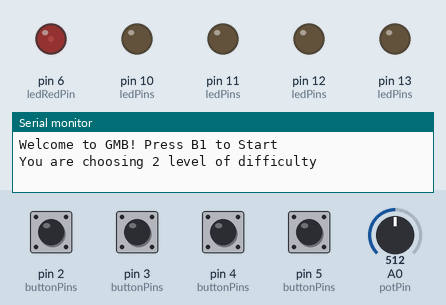
The sketch below on a simulated Arduino Uno, built with avr-gcc and run on an emulated ATmega328P. Parts: output pins drawn as LEDs (lit = HIGH), the last lines printed to the serial monitor. The inputs (shaded band) are chosen by the test bench; at power-on: pin 2 (buttonPins), pin 3 (buttonPins), pin 4 (buttonPins), pin 5 (buttonPins) LOW, A0 (potPin) = 512. Random numbers use the default seed unless the sketch sets one.

Above: at 1.28 s.
1.3 s: pin 2 (buttonPins) pulled HIGH for 0.25 s
At 2.4 s:
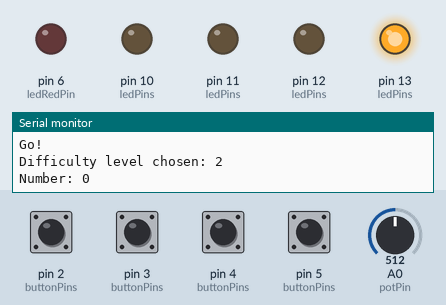
3.0 s: pin 3 (buttonPins) pulled HIGH for 1 s
At 4.3 s:
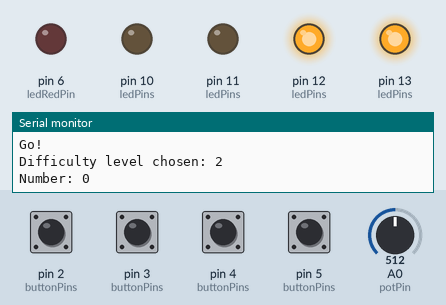
5.5 s: pin 4 (buttonPins) pulled HIGH for 0.25 s
At 5.61 s:
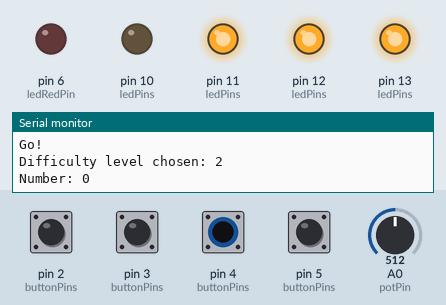
7.2 s: pin 5 (buttonPins) pulled HIGH for 0.25 s
At 7.31 s:
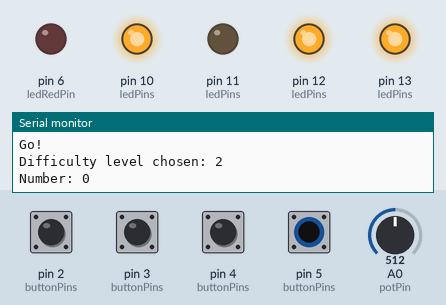
10.4 s: pin 3 (buttonPins) pulled HIGH for 0.25 s
Timing chart, 0 to 23.3 s (numbered marks = the images above; inputs shaded):
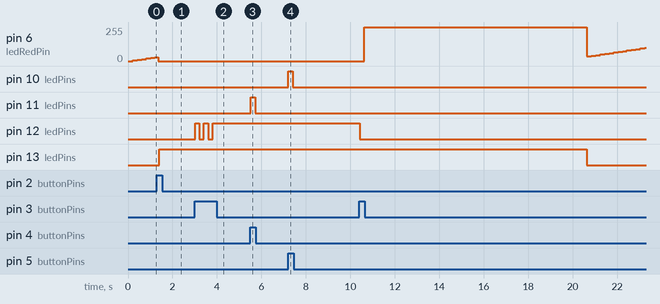

The sketch:

givemethebinary.ino
```cpp
/*
 * Assignment #1 - Give Me the Binary! (GMB)
 * Author: Elisa Yan
 */

#include "game.h"
#include "gameControl.h"

void setup() {
  initialize();
  setUpGame();
}

void loop() {
  const GameStatus gameStatus = getGameStatus();

  switch (gameStatus) {
    case WAITING:
      waiting();
      break;
    case START_ROUND:
      startRound();
      break;
    case GAME_OVER:
      gameOver();
      break;
    case SLEEP_MODE:
      sleeping();
      break;
    default:
      break;
  }
}
```

game.cpp
```cpp
#include <Arduino.h>
//#include <LiquidCrystal_I2C.h>
#include <EnableInterrupt.h>
#include <avr/sleep.h>
#include "game.h"
#include "gameControl.h"

GameStatus currentStatus = WAITING;

//LiquidCrystal_I2C lcd = LiquidCrystal_I2C(0x27,20,4);
int buttonPins[] = { BUTTON_1, BUTTON_2, BUTTON_3, BUTTON_4 };
int ledPins[] = { LED_1, LED_2, LED_3, LED_4 };
int ledRedPin = LED_S;
int potPin = POT;

int score;
int number;
int difficultyLevel;
int bitNumber;
int fadeAmount = 5;
int currIntensity = 0;
int previousPotValue = -1;
float factor = 0.8;

unsigned long lastButtonPressTime = 0.0;
unsigned long generateNumberTime = 0.0;

bool ledStates[LED_BUTTON_NUMBER] = { false, false, false, false };
int activeLEDs[LED_BUTTON_NUMBER] = { 0, 0, 0, 0 };
int binaryNumber[BIT_NUMBER + 1];

void wakeUp() {
  lastButtonPressTime = millis();
  currentStatus = WAITING;
}

void turnOffLEDs() {
  for (int i = 0; i < LED_BUTTON_NUMBER; i++) {
    digitalWrite(ledPins[i], LOW);
    activeLEDs[i] = 0;
  }
}

void pulseRedLED() {
  analogWrite(ledRedPin, currIntensity);
  currIntensity = currIntensity + fadeAmount;
  if (currIntensity == 0 || currIntensity == 255) {
    fadeAmount = -fadeAmount;
  }
}

void newRound() {
  turnOffLEDs();
  bitNumber = BIT_NUMBER;
  number = random(0, 16);

  //lcd.clear();
  //lcd.setCursor(0,1);
  //lcd.print("Number: ");
  //lcd.print(number);
  Serial.print("Number: ");
  Serial.println(number);

  uint8_t i = 0;
  while (bitNumber--) {
    binaryNumber[i++] = bitRead(number, bitNumber) + 0;
  }
  binaryNumber[i] = 0;

  Serial.println();
  generateNumberTime = millis();
}

void readDifficulty() {
  int potValue = analogRead(potPin);
  int newDifficultyLevel = map(potValue, 0, 1023, 1, 4);

  if (newDifficultyLevel != difficultyLevel) {
    difficultyLevel = newDifficultyLevel;
    Serial.print("You are choosing ");
    Serial.print(difficultyLevel);
    Serial.println(" level of difficulty");
    Serial.println();
    factor = 1 - (difficultyLevel / 5.0);

    previousPotValue = potValue;
  }
}

bool isAnswerCorrect() {
  for (int i = 0; i < BIT_NUMBER; i++) {
    if (activeLEDs[i] != binaryNumber[i]) {
      return false;
    }
  }
  return true;
}

bool checkAnswerTimeout() {
  return millis() - generateNumberTime >= ANSWER_TIME_LIMIT * factor;
}

void reduceTimeFactor() {
  factor *= 0.9;
  if (factor < 0.2) {
    factor = 0.2;
  }
}

void initialize() {
  Serial.begin(9600);
  randomSeed(analogRead(A1));

  for (int i = 0; i < LED_BUTTON_NUMBER; i++) {
    pinMode(ledPins[i], OUTPUT);
    pinMode(buttonPins[i], INPUT);
  }
  pinMode(ledRedPin, OUTPUT);
}

void setUpGame() {
  //lcd.init();
  //lcd.backlight();
  //lcd.begin(16, 2);
  //lcd.print("Welcome to GMB!");
  //lcd.setCursor(0, 1);
  //lcd.print("Press B1 to Start");
  Serial.println("Welcome to GMB! Press B1 to Start");
  turnOffLEDs();

  for (int i = 0; i < LED_BUTTON_NUMBER; i++) {
    enableInterrupt(buttonPins[i], wakeUp, RISING);
  }

  lastButtonPressTime = millis();
  difficultyLevel = 1;
}

void waiting() {
  if (millis() - lastButtonPressTime >= TIME_OUT) {
    currentStatus = SLEEP_MODE;
  } else {
    pulseRedLED();
    readDifficulty();
    delay(150);

    if (digitalRead(buttonPins[0]) == HIGH) {
      currentStatus = START_ROUND;

      for (int i = 0; i < LED_BUTTON_NUMBER; i++) {
        disableInterrupt(buttonPins[i]);
      }
      //lcd.clear();
      //lcd.print("Go!");
      Serial.println("Go!");

      //lcd.clear();
      //lcd.setCursor(0,1);
      //lcd.print("Difficulty level chosen: ");
      //lcd.setCursor(0,2);
      //lcd.print(difficultyLevel);
      Serial.print("Difficulty level chosen: ");
      Serial.println(difficultyLevel);

      newRound();

      score = 0;
      digitalWrite(ledRedPin, LOW);
    }
  }
  delay(50);
}

void startRound() {
  for (int i = 0; i < LED_BUTTON_NUMBER; i++) {
    if (digitalRead(buttonPins[i]) == HIGH) {
      if (digitalRead(ledPins[i]) == LOW) {
        digitalWrite(ledPins[i], HIGH);
        activeLEDs[i] = 1;
      } else {
        digitalWrite(ledPins[i], LOW);
        activeLEDs[i] = 0;
      }
      delay(100);
    }
  }

  if (isAnswerCorrect()) {
    score++;
    //lcd.clear();
    //lcd.setCursor(0,1);
    //lcd.print("GOOD! Score: ");
    //lcd.setCursor(0,2);
    //lcd.print(score);
    Serial.print("GOOD! Score: ");
    Serial.println(score);
    Serial.println();
    reduceTimeFactor();
    newRound();
  }

  if (checkAnswerTimeout()) {
    Serial.println("Wrong answer or time's up!");
    Serial.print("YOUR ANSWER: ");
    for (int i = 0; i < BIT_NUMBER; i++) {
      Serial.print(activeLEDs[i]);
    }
    Serial.println();
    Serial.print("The correct answer is: ");
    for (int i = 0; i < BIT_NUMBER; i++) {
      Serial.print(binaryNumber[i]);
    }
    Serial.println();
    currentStatus = GAME_OVER;
  }
  delay(100);
}

void gameOver() {
  digitalWrite(ledRedPin, HIGH);
  //lcd.clear();
  //lcd.setCursor(0,1);
  //lcd.print("Game Over - Final Score: ");
  //lcd.setCursor(0,2);
  //lcd.print(score);
  Serial.print("Game Over - Final Score: ");
  Serial.println(score);
  Serial.println();
  delay(TIME_OUT);
  setUpGame();
  currentStatus = WAITING;
}

void sleeping() {
  Serial.println("The game will enter power-down mode in 1 second. Press any button to awoken.");
  delay(1000);
  Serial.flush();

  set_sleep_mode(SLEEP_MODE_PWR_DOWN);
  sleep_enable();
  sleep_mode();

  sleep_disable();
  Serial.println("The game has woken up from sleep mode.");
}

GameStatus getGameStatus() {
  return currentStatus;
}
```

game.h
```cpp
#ifndef GAME_H
#define GAME_H

#include "gameControl.h"

void initialize();

void setUpGame();

void waiting();

void startRound();

void gameOver();

void sleeping();

GameStatus getGameStatus();

#endif
```

gameControl.h
```cpp
#ifndef GAME_CONTROL_H
#define GAME_CONTROL_H

#define TIME_OUT 10000
#define ANSWER_TIME_LIMIT 15000

#define LED_BUTTON_NUMBER 4
#define BIT_NUMBER 4

#define LED_1 13
#define LED_2 12
#define LED_3 11
#define LED_4 10

#define BUTTON_1 2
#define BUTTON_2 3
#define BUTTON_3 4
#define BUTTON_4 5

#define LED_S 6
#define POT A0

typedef enum GameStatus {
    WAITING,
    START_ROUND,
    GAME_OVER,
    SLEEP_MODE
};

#endif
```

Measured:
- after the input at 1.3 s, pin 13 (ledPins): LOW → HIGH after 0.11 s
- after the input at 3.0 s, pin 12 (ledPins): alternates HIGH for 0.20 s and LOW for 0.20 s, 5 changes in all, then stays HIGH, starting at once
- after the input at 5.5 s, pin 11 (ledPins): LOW → HIGH at once, → LOW 0.20 s later
- after the input at 7.2 s, pin 10 (ledPins): LOW → HIGH at once, → LOW 0.20 s later
